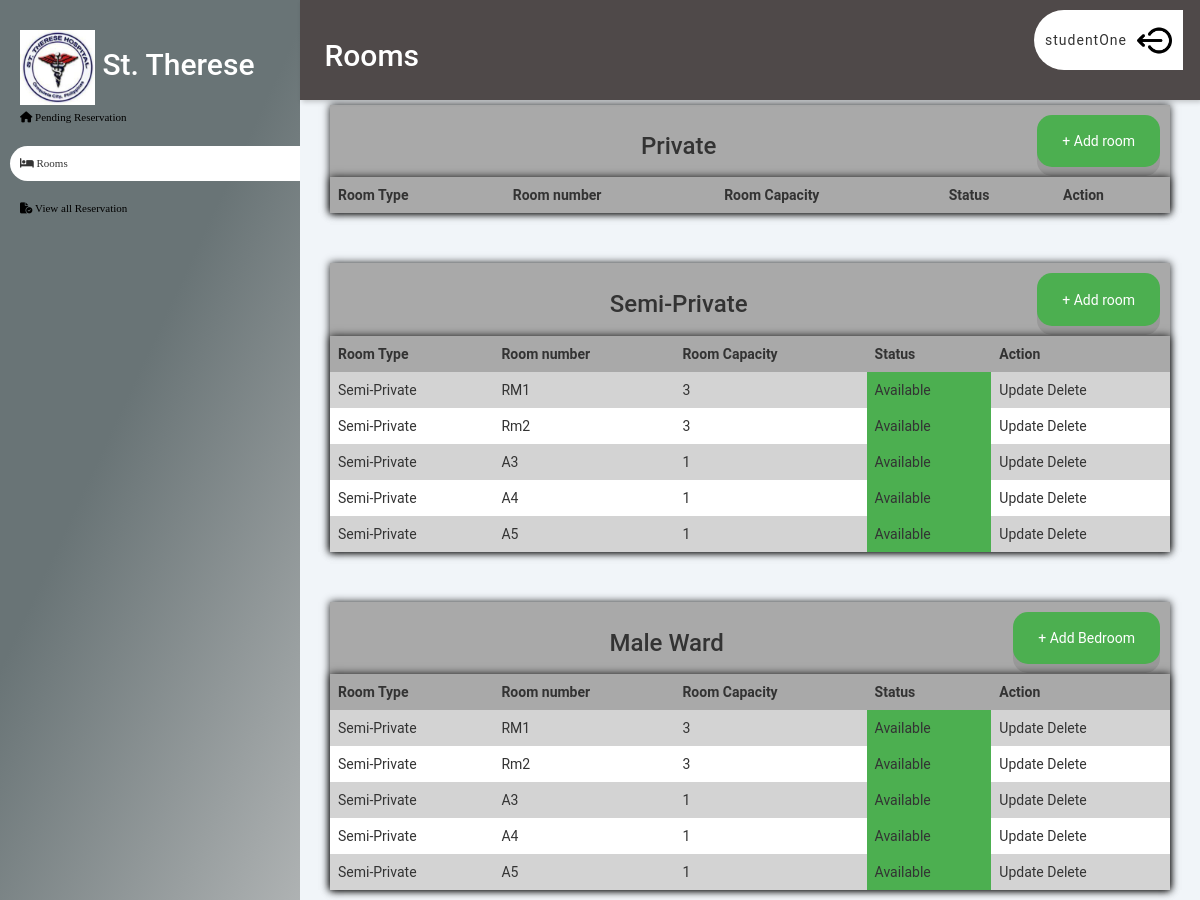
The app's page /admin/rooms.php (signed in, upper part), older data.
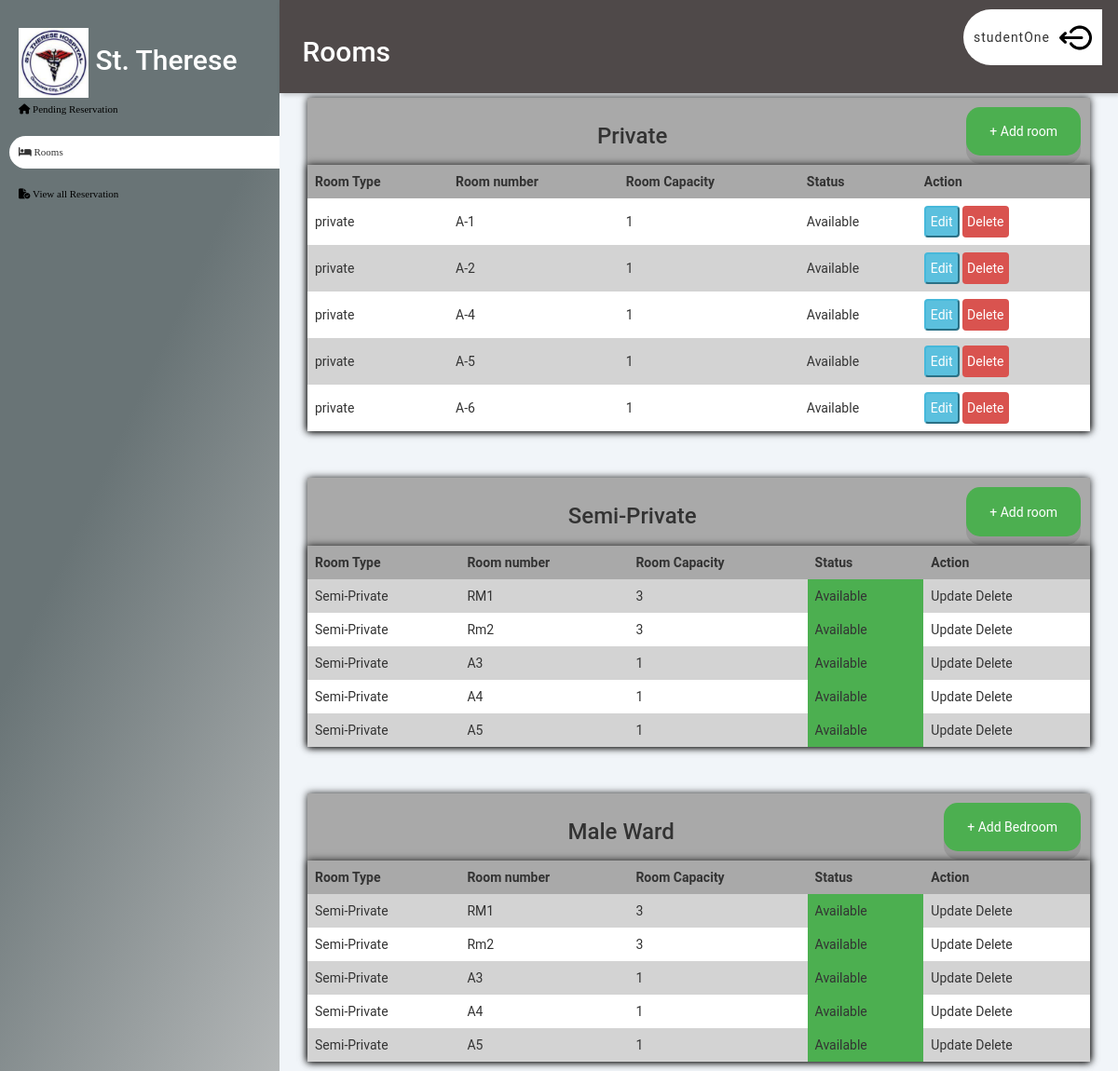
The same page, newer data.
### tables this page shows
CREATE TABLE `room` (
  `room_id` int(11) NOT NULL,
  `room_type` varchar(255) NOT NULL,
  `room_number` varchar(50) NOT NULL,
  `room_capacity` int(2) NOT NULL
);

### admin/rooms.php (the view, shortened to what this page needs)
<!DOCTYPE html>
<html lang="en">
<head>
            <link rel="stylesheet" href="https://cdn.jsdelivr.net/npm/bootstrap@4.6.1/dist/css/bootstrap.min.css">
            <link rel="stylesheet" href="https://maxst.icons8.com/vue-static/landings/line-awesome/line-awesome/1.3.0/css/line-awesome.min.css">
            <link rel="stylesheet" href="https://stackpath.bootstrapcdn.com/font-awesome/4.7.0/css/font-awesome.min.css">
            <link rel="stylesheet" type="text/css" href="https://cdnjs.cloudflare.com/ajax/libs/font-awesome/6.2.0/css/all.min.css">
            <link rel="stylesheet" href="https://maxcdn.bootstrapcdn.com/bootstrap/3.3.7/css/bootstrap.min.css">
</head>
<body>
<div class="sidebar">
    <div class="sidebar-brand">
        <h2><img src="../css/hospital.jpeg" alt="profile_img" width="75px" heigth="75px"> St. Therese</h2>
    </div>
    <div class="menu-wrapper">
        <div class="sidebar-menu" >
            <ul>
                <li>
                    <a href="../admin.php" class="nav-link"> <span class="fa-solid fa-house"></span><span></span>
                    <span class="wet">Pending Reservation</span></a>
                </li>
                <li>
                    <a href="" class="active"> <span class="fa-solid fa-bed"></span><span></span>
                    <span class="wet">Rooms</span></a>
                </li>
                <li>
                    <a href="viewall.php" class="nav-link"> <i class="fa-solid fa-file-circle-check"></i>
                    <span  class="wet">View all Reservation</span></a>
                </li>
            </ul>
        </div>
    </div>
</div>
        <div class="main-content">
            <header>
                <h2>
                    Rooms
                </h2>
                      <div class="wrapper">
                        <div class="navbar">
                            <div class="welcome">
                                <?php echo  $_SESSION['fname'] . "</h4>"; ?>
                            </div>
                            <div class="nav_right">
                            <ul>
                                <li class="nr_li dd_main">
                                <img src="../images/log.png"  alt="profile_img">
                                </li>
                            </ul>
                        </div>
                        </div>
                      </div>
            </header>
        <main>
<div class="container-fluid">
	<div class="col-lg-12">
        <?php require_once '../config.php'; ?>
		<div class="row">
            <h3>Private</h3>
            <button type="button" class="click" id="MybtnPreventHTML"  data-target="#MymodalPreventHTML" data-toggle="modal" data-backdrop="static" data-keyboard="false">+ Add room</button>
                    <?php
                        $mysqli = new mysqli('localhost', 'root', '', 'hospitalDb') or die(mysqli_error($mysqli));
                        $result = $mysqli->query("SELECT * FROM room") or die($mysqli->error);
                        ?>
                    <table>
                        <thead>
                        <tr>
                        <th>Room Type</th>
                        <th>Room number</th>
                        <th>Room Capacity</th>
                        <th>Status</th>
                        <th colspan="2">Action</th>
                        </thead>
                        <?php
                            while($row = $result->fetch_assoc()): ?>
                                <tr>
                                        <td><?php echo $row['room_type']; ?></td>
                                        <td><?php echo $row['room_number']; ?></td>
                                        <td><?php echo $row['room_capacity']; ?></td>
                                        <td>Available</td>
                                          <td>
                                           <button  class="btn-info" onclick="GetDetails('.$room_id')">Edit</button>
                                            <a href="code.php?delete=<?php echo $row['room_id'];?>"
                                            class="btn-danger">Delete</a>
                                          </td>
                                    </tr>
                                    <?php endwhile; ?>
                    </table>
        </div>
        <div class="column"><div class="row">
                    <h3>Semi-Private</h3>
                    <button type="button" id="MybtnPreventHTML" class="click" data-target="#semiward" data-toggle="modal" data-backdrop="static" data-keyboard="false">+ Add room</button>
                    <table>
                        <tr>
                        <th>Room Type</th>
                        <th>Room number</th>
                        <th>Room Capacity</th>
                        <th>Status</th>
                        <th>Action</th>
                        <tr>
                        <td>Semi-Private</td>
                        <td>RM1</td>
                        <td>3</td>
                        <td style="background-color: #4CAF50">Available</td>
                        <td>Update Delete</td>
                        </tr>
                        <tr>
                        <td>Semi-Private</td>
                        <td>Rm2</td>
                        <td>3</td>
                        <td style="background-color: #4CAF50">Available</td>
                        <td>Update Delete</td>
                        </tr>
                        <tr>
                        <td>Semi-Private</td>
                        <td>A3</td>
                        <td>1</td>
                        <td style="background-color: #4CAF50">Available</td>
                        <td>Update Delete</td>
                        </tr>
                        <tr>
                        <td>Semi-Private</td>
                        <td>A4</td>
                        <td>1</td>
                        <td style="background-color: #4CAF50">Available</td>
                        <td>Update Delete</td>
                        </tr>
                        <td>Semi-Private</td>
                        <td>A5</td>
                        <td>1</td>
                        <td style="background-color: #4CAF50">Available</td>
                        <td>Update Delete</td>
                        </tr>
                    </table>
				</div>
        </div>     <div class="column"><div class="row">
                    <h3>Male Ward</h3>
                    <button type="button" id="MybtnPreventHTML" class="click" data-target="#wardroom" data-toggle="modal" data-backdrop="static" data-keyboard="false">+ Add Bedroom</button>
                    <table>
                        <tr>
                        <th>Room Type</th>
                        <th>Room number</th>
                        <th>Room Capacity</th>
                        <th>Status</th>
                        <th>Action</th>
                        <tr>
                        <td>Semi-Private</td>
                        <td>RM1</td>
                        <td>3</td>
                        <td style="background-color: #4CAF50">Available</td>
                        <td>Update Delete</td>
                        </tr>
                        <tr>
                        <td>Semi-Private</td>
                        <td>Rm2</td>
                        <td>3</td>
                        <td style="background-color: #4CAF50">Available</td>
                        <td>Update Delete</td>
                        </tr>
                        <tr>
                        <td>Semi-Private</td>
                        <td>A3</td>
                        <td>1</td>
                        <td style="background-color: #4CAF50">Available</td>
                        <td>Update Delete</td>
                        </tr>
                        <tr>
                        <td>Semi-Private</td>
                        <td>A4</td>
                        <td>1</td>
                        <td style="background-color: #4CAF50">Available</td>
                        <td>Update Delete</td>
                        </tr>
                        <td>Semi-Private</td>
                        <td>A5</td>
                        <td>1</td>
                        <td style="background-color: #4CAF50">Available</td>
                        <td>Update Delete</td>
                        </tr>
                    </table>
				</div>
        </div>
	</div>
    </div>
</div>
</body>
</html>

### admin/rooms.php (style rules this page uses)
* { padding: 0; margin: 0; box-sizing: border-box; list-style-type: none; text-decoration: none; font-family: 'Roboto', sans-serif; }
.sidebar { width: 300px; position: fixed; left: 0; top: 0; height: 100%; background-color: #868686; z-index: 100; background: linear-gradient(115deg, #697476 30%, lightgray 90%); }
.sidebar-brand { height: 105px; padding: 1rem 0rem 1rem 2rem; }
.sidebar-menu li { width: 100%; margin-bottom: 1.5rem; padding-left: 1rem; font-size: 50px; }
.menu-wrapper .sidebar-menu a { padding-left: 1rem; display: block; color: black; font-size: 1.1rem; }
.menu-wrapper .sidebar-menu li a.active { background: #fff; padding-top: 1rem; padding-bottom: 1rem; color: var(--main-color); border-radius: 30px 0px 0px 30px; }
.main-content { margin-left: 300px; }
header { display: flex; justify-content: space-between; padding: 1rem 1.7rem ; background-color: #4F4949; align-items: center; position: fixed; width: calc(100% - 300px); top: 0; z-index: 100; box-shadow: 2px 2px 5px rgba(0,0,0,0.2); }
main { margin-top: 85px; padding: 2rem 1.5rem; background: #f1f5f9; min-height: calc(100vh - 90px); }
.welcome { letter-spacing: 1px; }
.navbar { background: #fff; width: 100%; height: 60px; display: flex; justify-content: space-between; align-items: center; padding: 0 10px; border-radius: 30px 0px 0px 30px; }
.navbar .nav_right > ul { display: flex; align-items: center; }
.navbar .nav_right ul li.nr_li { margin-left: 10px; cursor: pointer; color: #fff; font-size: 20px; position: relative; }
.navbar .nav_right ul li img { width: 35px; vertical-align: middle; margin-top: 10px; }
h2 { color: #Fff; }
.wet { font-family: cambria; }
table { border-collapse: collapse; width: 100%; box-shadow: 0 0 8px rgba(0,0,0,0.9); }
th, td { text-align: left; padding: 8px; }
h3 { text-align: left; padding: 8px; }
tr:nth-child(even) { background-color: lightgray; }
tr:nth-child(odd) { background-color: #fff; }
th { background-color:darkgray; }
.btn-info { border-radius: 4px; padding: 5px 5px; }
.btn-info { cursor:pointer; }
.btn-danger { border-radius: 4px; padding: 9px 5px; }
.row , h3 { background-color: darkgray; }
.row { box-shadow: 0 0 8px rgba(0,0,0,0.9); }
.row , button { justify-content: space-between; }
.click { margin: 10px 10px; display: inline-block; padding: 15px 25px; cursor: pointer; text-align: center; text-decoration: none; outline: none; color: #fff; background-color: #4CAF50; border: none; border-radius: 15px; box-shadow: 0 9px #999; }
.column { margin-top:50px; padding: -15px; }

Row changes from the older to the newer data that the page shows:
added room: room_type "private", room_number "A-1", room_capacity "1"
added room: room_type "private", room_number "A-2", room_capacity "1"
added room: room_type "private", room_number "A-4", room_capacity "1"
added room: room_type "private", room_number "A-5", room_capacity "1"
added room: room_type "private", room_number "A-6", room_capacity "1"
